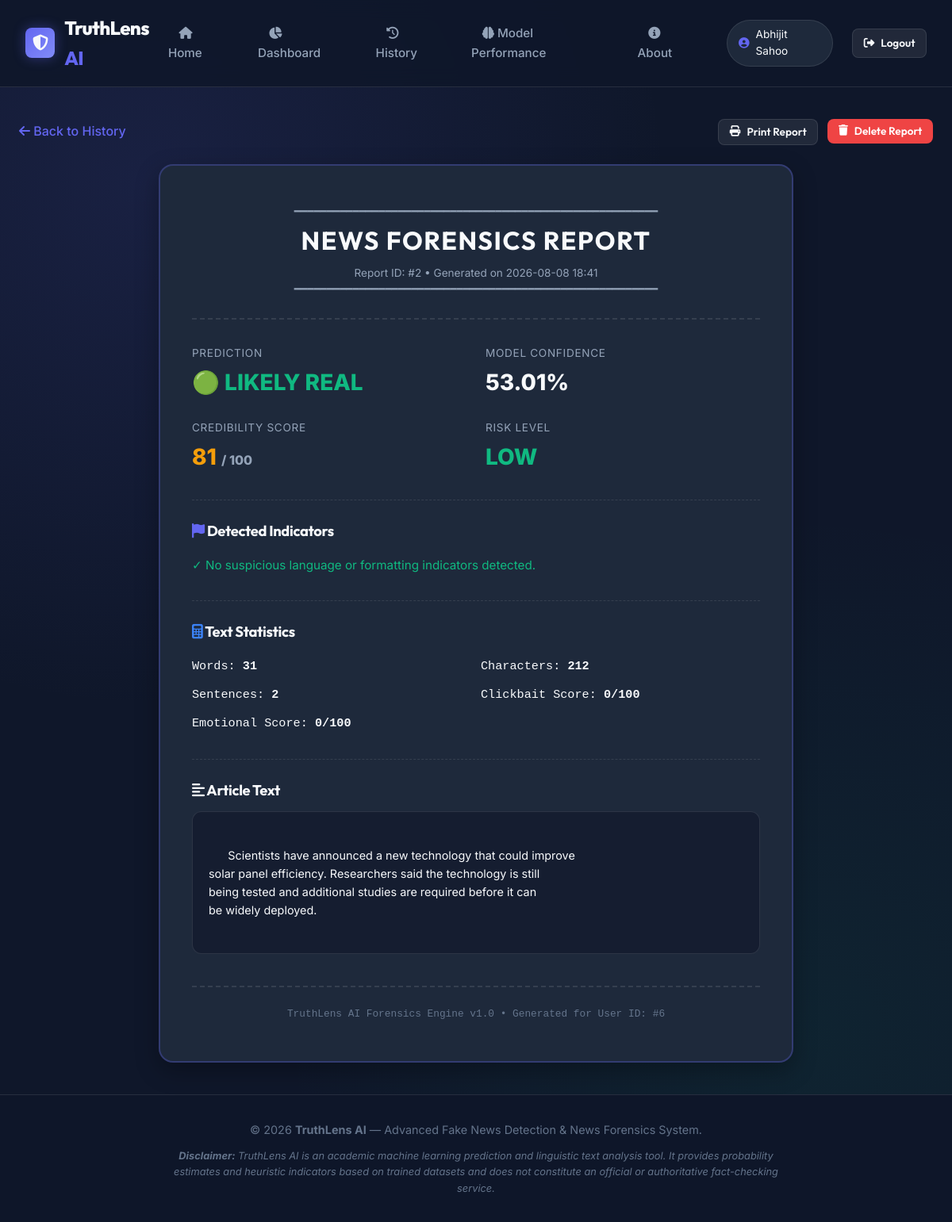
The page /report/2 (signed in) on the database its author committed.
### tables this page shows
CREATE TABLE predictions (
            id INTEGER PRIMARY KEY AUTOINCREMENT,
            user_id INTEGER NOT NULL,
            news_text TEXT NOT NULL,
            prediction TEXT NOT NULL,
            confidence REAL NOT NULL,
            credibility_score INTEGER NOT NULL,
            risk_level TEXT NOT NULL,
            clickbait_score INTEGER NOT NULL,
            emotional_score INTEGER NOT NULL,
            word_count INTEGER NOT NULL,
            character_count INTEGER NOT NULL,
            sentence_count INTEGER NOT NULL,
            created_at TIMESTAMP DEFAULT CURRENT_TIMESTAMP,
            FOREIGN KEY (user_id) REFERENCES users (id) ON DELETE CASCADE
        );

### app.py (the view)
@app.route('/report/<int:id>')
@login_required
def report(id):
    user_id = session['user_id']
    record = get_prediction_by_id(id, user_id)
    if not record:
        flash('Report not found or you do not have permission to view it.', 'danger')
        return redirect(url_for('history'))
    credibility_data = calculate_credibility_score(
        record['prediction'], record['confidence'],
        {'score': record['clickbait_score']},
        {'score': record['emotional_score']},
        {'uppercase_ratio': 0, 'exclamation_count': 0, 'word_count': record['word_count']}
    )
    stats = {
        'word_count': record['word_count'],
        'character_count': record['character_count'],
        'sentence_count': record['sentence_count']
    }
    return render_template('report.html', record=record, credibility=credibility_data, stats=stats)

### app.py (called while the page is built)
def login_required(f):
    @wraps(f)
    def decorated_function(*args, **kwargs):
        if 'user_id' not in session:
            flash('Please log in to access this page.', 'warning')
            return redirect(url_for('login'))
        return f(*args, **kwargs)
    return decorated_function

@app.context_processor
def inject_user():
    return {
        'logged_in': 'user_id' in session,
        'user_name': session.get('user_name', ''),
        'user_id': session.get('user_id', None)
    }

### database.py (called while the page is built)
def get_db_connection():
    conn = sqlite3.connect(Config.DATABASE_PATH)
    conn.row_factory = sqlite3.Row
    return conn

def get_prediction_by_id(prediction_id, user_id):
    conn = get_db_connection()
    cursor = conn.cursor()
    cursor.execute("SELECT * FROM predictions WHERE id = ? AND user_id = ?", (prediction_id, user_id))
    pred_row = cursor.fetchone()
    if not pred_row:
        conn.close()
        return None
    pred_dict = dict(pred_row)
    cursor.execute("SELECT * FROM detected_indicators WHERE prediction_id = ?", (prediction_id,))
    indicator_rows = cursor.fetchall()
    conn.close()
    pred_dict['indicators'] = [dict(row) for row in indicator_rows]
    return pred_dict

### templates/report.html (shortened to what this page needs)
{% extends 'base.html' %}
{% block content %}
<div class="no-print" style="margin-bottom: 1.5rem; display: flex; justify-content: space-between; align-items: center;">
  <a href="{{ url_for('history') }}" style="font-weight: 500;"><i class="fa-solid fa-arrow-left"></i> Back to History</a>
  <div style="display: flex; gap: 0.75rem;">
    <button onclick="window.print()" class="btn btn-secondary btn-sm"><i class="fa-solid fa-print"></i> Print Report</button>
    <form action="{{ url_for('delete_record', id=record.id) }}" method="POST" class="delete-form">
      <button type="submit" class="btn btn-danger btn-sm"><i class="fa-solid fa-trash"></i> Delete Report</button>
    </form>
  </div>
</div>
<div class="glass-card" style="max-width: 800px; margin: 0 auto; border: 2px solid var(--border-glow); padding: 3rem 2.5rem;">
  <div style="text-align: center; border-bottom: 2px dashed var(--border-color); padding-bottom: 1.5rem; margin-bottom: 2rem;">
    <p style="font-family: monospace; font-size: 0.85rem; color: var(--text-muted);">━━━━━━━━━━━━━━━━━━━━━━━━━━━━━━━━━━━━━━━━━━━━━━━━━━━━━━━━</p>
    <h1 style="font-size: 2rem; letter-spacing: 0.05em;">NEWS FORENSICS REPORT</h1>
    <p style="font-size: 0.85rem; color: var(--text-muted); margin-top: 0.25rem;">Report ID: #{{ record.id }} • Generated on {{ record.created_at[:16] }}</p>
    <p style="font-family: monospace; font-size: 0.85rem; color: var(--text-muted);">━━━━━━━━━━━━━━━━━━━━━━━━━━━━━━━━━━━━━━━━━━━━━━━━━━━━━━━━</p>
  </div>
  <div style="display: grid; grid-template-columns: 1fr 1fr; gap: 1.5rem; margin-bottom: 2rem;">
    <div>
      <div style="font-size: 0.85rem; color: var(--text-muted); text-transform: uppercase; letter-spacing: 0.05em;">Prediction</div>
      <div style="font-size: 1.75rem; font-weight: 800; color: {% if record.prediction == 'FAKE' %}var(--fake-color){% else %}var(--real-color){% endif %}; margin-top: 0.2rem;">
        {% if record.prediction == 'FAKE' %}🔴 POSSIBLY FAKE{% else %}🟢 LIKELY REAL{% endif %}
      </div>
    </div>
    <div>
      <div style="font-size: 0.85rem; color: var(--text-muted); text-transform: uppercase; letter-spacing: 0.05em;">Model Confidence</div>
      <div style="font-size: 1.75rem; font-weight: 800; color: var(--text-main); margin-top: 0.2rem;">
        {{ record.confidence }}%
      </div>
    </div>
    <div>
      <div style="font-size: 0.85rem; color: var(--text-muted); text-transform: uppercase; letter-spacing: 0.05em;">Credibility Score</div>
      <div style="font-size: 1.75rem; font-weight: 800; color: var(--warning-color); margin-top: 0.2rem;">
        {{ record.credibility_score }} <span style="font-size: 1rem; color: var(--text-muted);">/ 100</span>
      </div>
    </div>
    <div>
      <div style="font-size: 0.85rem; color: var(--text-muted); text-transform: uppercase; letter-spacing: 0.05em;">Risk Level</div>
      <div style="font-size: 1.75rem; font-weight: 800; color: {% if record.risk_level == 'HIGH' %}var(--fake-color){% elif record.risk_level == 'MEDIUM' %}var(--warning-color){% else %}var(--real-color){% endif %}; margin-top: 0.2rem;">
        {{ record.risk_level }}
      </div>
    </div>
  </div>
  <div style="margin-bottom: 2rem; padding-top: 1.5rem; border-top: 1px dashed var(--border-color);">
    <h3 style="font-size: 1.15rem; margin-bottom: 1rem; color: var(--text-main);">
      <i class="fa-solid fa-flag" style="color: var(--primary);"></i> Detected Indicators
    </h3>
    {% if record.indicators %}
      {% for ind in record.indicators %}
        <div class="indicator-item">
          <div class="indicator-icon">
            {% if ind.severity == 'HIGH' %}
              <i class="fa-solid fa-circle-xmark" style="color: var(--fake-color);"></i>
            {% elif ind.severity == 'MEDIUM' %}
              <i class="fa-solid fa-triangle-exclamation" style="color: var(--warning-color);"></i>
            {% else %}
              <i class="fa-solid fa-circle-info" style="color: var(--info-color);"></i>
            {% endif %}
          </div>
          <div>
            <div style="font-weight: 600; font-size: 0.95rem;">✓ {{ ind.indicator_text }}</div>
            <div style="font-size: 0.8rem; color: var(--text-muted);">Type: {{ ind.indicator_type }} | Severity: {{ ind.severity }}</div>
          </div>
        </div>
      {% endfor %}
    {% else %}
      <p style="color: var(--real-color); font-size: 0.95rem;">✓ No suspicious language or formatting indicators detected.</p>
    {% endif %}
  </div>
  <div style="margin-bottom: 2rem; padding-top: 1.5rem; border-top: 1px dashed var(--border-color);">
    <h3 style="font-size: 1.15rem; margin-bottom: 1rem; color: var(--text-main);">
      <i class="fa-solid fa-calculator" style="color: var(--info-color);"></i> Text Statistics
    </h3>
    <div style="display: grid; grid-template-columns: 1fr 1fr; gap: 0.75rem; font-size: 0.95rem; font-family: monospace;">
      <div>Words: <strong>{{ record.word_count }}</strong></div>
      <div>Characters: <strong>{{ record.character_count }}</strong></div>
      <div>Sentences: <strong>{{ record.sentence_count }}</strong></div>
      <div>Clickbait Score: <strong>{{ record.clickbait_score }}/100</strong></div>
      <div>Emotional Score: <strong>{{ record.emotional_score }}/100</strong></div>
    </div>
  </div>
  <div style="padding-top: 1.5rem; border-top: 1px dashed var(--border-color);">
    <h3 style="font-size: 1.15rem; margin-bottom: 0.75rem; color: var(--text-main);">
      <i class="fa-solid fa-align-left"></i> Article Text
    </h3>
    <div style="background: rgba(15, 23, 42, 0.6); padding: 1.25rem; border-radius: var(--radius-md); border: 1px solid var(--border-color); font-size: 0.9rem; line-height: 1.6; white-space: pre-wrap;">
      {{ record.news_text }}
    </div>
  </div>
  <div style="text-align: center; margin-top: 2.5rem; border-top: 2px dashed var(--border-color); padding-top: 1.5rem;">
    <p style="font-family: monospace; font-size: 0.8rem; color: var(--text-dim);">
      TruthLens AI Forensics Engine v1.0 • Generated for User ID: #{{ record.user_id }}
    </p>
  </div>
</div>
{% endblock %}

### static/css/style.css (style rules this page uses)
:root { --bg-dark: #0f172a; --bg-card: #1e293b; --bg-card-hover: #334155; --bg-glass: rgba(30, 41, 59, 0.7); --border-color: rgba(255, 255, 255, 0.1); --border-glow: rgba(99, 102, 241, 0.3); --primary: #6366f1; --primary-hover: #4f46e5; --primary-glow: rgba(99, 102, 241, 0.4); --real-color: #10b981; --real-glow: rgba(16, 185, 129, 0.3); --fake-color: #ef4444; --fake-glow: rgba(239, 68, 68, 0.3); --warning-color: #f59e0b; --warning-glow: rgba(245, 158, 11, 0.3); --info-color: #3b82f6; --text-main: #f8fafc; --text-muted: #94a3b8; --text-dim: #64748b; --font-heading: 'Outfit', sans-serif; --font-body: 'Inter', sans-serif; --radius-sm: 8px; --radius-md: 12px; --radius-lg: 18px; --radius-xl: 24px; --transition-fast: all 0.2s cubic-bezier(0.4, 0, 0.2, 1); --transition-normal: all 0.3s cubic-bezier(0.4, 0, 0.2, 1); }
* { margin: 0; padding: 0; box-sizing: border-box; }
body { font-family: var(--font-body); background-color: var(--bg-dark); color: var(--text-main); line-height: 1.6; min-height: 100vh; display: flex; flex-direction: column; background-image: radial-gradient(circle at 15% 15%, rgba(99, 102, 241, 0.12) 0%, transparent 40%), radial-gradient(circle at 85% 85%, rgba(16, 185, 129, 0.08) 0%, transparent 40%); background-attachment: fixed; }
a { color: var(--primary); text-decoration: none; transition: var(--transition-fast); }
h1, h2, h3, h4, h5, h6 { font-family: var(--font-heading); color: var(--text-main); font-weight: 700; letter-spacing: -0.02em; }
.glass-card { background: var(--bg-card); border: 1px solid var(--border-color); border-radius: var(--radius-lg); padding: 2rem; box-shadow: 0 10px 30px rgba(0, 0, 0, 0.3); transition: var(--transition-normal); position: relative; overflow: hidden; }
.btn { display: inline-flex; align-items: center; justify-content: center; gap: 0.5rem; padding: 0.75rem 1.75rem; font-family: var(--font-heading); font-size: 1rem; font-weight: 600; border-radius: var(--radius-md); border: none; cursor: pointer; transition: var(--transition-fast); text-decoration: none; }
.btn-secondary { background: rgba(255, 255, 255, 0.08); color: var(--text-main); border: 1px solid var(--border-color); }
.btn-danger { background: var(--fake-color); color: #fff; }
.btn-sm { padding: 0.4rem 0.85rem; font-size: 0.85rem; border-radius: var(--radius-sm); }

### rows shown on the page
predictions: id "2", created_at "2026-08-08 18:41", confidence "53.01", credibility_score "81", risk_level "LOW", word_count "31", character_count "212", sentence_count "2", clickbait_score "0", emotional_score "0", news_text "Scientists have announced a new technology that could improve solar panel efficiency. Researchers said the technology is still being tested and additional studies are required before it can be widely deployed.", user_id "6"

### other values the page prints
{{ user_name }} "Abhijit Sahoo"
